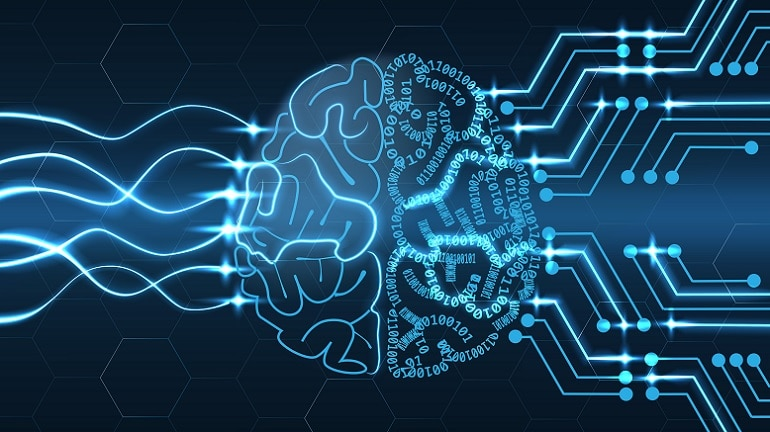
#> input picture imagem.jpg, 770 x 432 px, given in place of video, which was not available
$ python webcam-problema.py
#> lines starting #> are read from the running program, lines starting #| are printed output that depends on the picture; after the words box and inside, x2 and y2 are one past the last pixel; in counts of white or black regions, pixels touching at a corner belong together; pictures that were not available may be replaced by others from this repository, and a replacement may not be noted
#> further down, frame is the input picture: shape (432, 770, 3); mean B, G, R 92.8, 65.8, 25.6
#!/usr/bin/python
# -*- coding: utf-8 -*-

# Programa simples com camera webcam e opencv

import cv2
import os, sys, os.path
import numpy as np
import math

# Ciano
image_lower_hsv1 = np.array([70, 50, 80])
image_upper_hsv1 = np.array([100, 255, 255])

# Vermelho
image_lower_hsv2 = np.array([0, 80, 60])
image_upper_hsv2 = np.array([10, 255, 255])


def filtro_de_cor(img_bgr, low_hsv, high_hsv):
    img = cv2.cvtColor(img_bgr, cv2.COLOR_BGR2HSV)
#> img: shape (432, 770, 3); mean H, S, V 102.9, 199.4, 92.8
    mask = cv2.inRange(img, low_hsv, high_hsv)
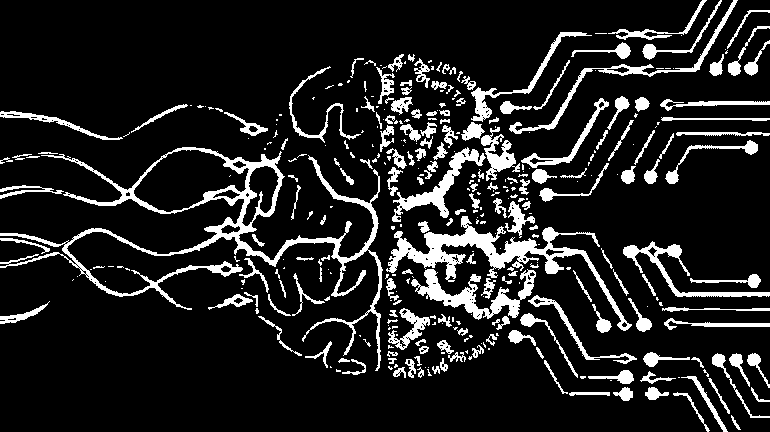
#> mask: shape (432, 770); 13.1% white; 357 white regions (175 under 20 px)
    return mask


def mascara_or(mask1, mask2):
    mask = cv2.bitwise_or(mask1, mask2)
    return mask


def desenha_cruz(img, cX, cY, size, color):
    cv2.line(img, (cX - size, cY), (cX + size, cY), color, 5)
    cv2.line(img, (cX, cY - size), (cX, cY + size), color, 5)


def escreve_texto(img, text, origem, color):

    font = cv2.FONT_HERSHEY_SIMPLEX
    cv2.putText(img, str(text), origem, font, 1, color, 2, cv2.LINE_AA)


def image_da_webcam(img):

    mask_hsv1 = filtro_de_cor(img, image_lower_hsv1, image_upper_hsv1)
    mask_hsv2 = filtro_de_cor(img, image_lower_hsv2, image_upper_hsv2)
#> in filtro_de_cor (call 2), `mask = cv2.inRange(img, low_hsv, high_hsv)`: mask: shape (432, 770); every value is 0

    mask_hsv = mascara_or(mask_hsv1, mask_hsv2)

    contornos, _ = cv2.findContours(mask_hsv, cv2.RETR_TREE, cv2.CHAIN_APPROX_SIMPLE)
#> contornos = 628 contours, 468 with area under 20; largest, box (x1, y1, x2, y2) and area: (0, 147, 383, 371) 12034, (133, 149, 250, 213) 4422, (386, 216, 632, 331) 3986, (411, 269, 536, 320) 1795, (392, 147, 486, 222) 1266

    mask_rgb = cv2.cvtColor(mask_hsv, cv2.COLOR_GRAY2RGB)
#> mask_rgb: shape (432, 770, 3); 13.1% white; 357 white regions (175 under 20 px), largest, box (x1, y1, x2, y2) and area: (0, 147, 383, 371) 7947, (386, 216, 632, 331) 4458, (411, 269, 536, 320) 2001
    contornos_img = mask_rgb.copy()

    maior = None
    maior_area = 0
    segunda_maior = None
    segunda_maior_area = 0
    for c in contornos:
        area = cv2.contourArea(c)
        if area > maior_area:
            if maior_area > segunda_maior_area:
                segunda_maior_area = maior_area
                segunda_maior = maior
            maior_area = area
            maior = c
        elif area > segunda_maior_area:
            segunda_maior_area = area
            segunda_maior = c
#> this loop made 628 passes
#> (area, segunda_maior_area, maior_area) on passes 2, 5, 10, 93, 103, 177, 245, 386: (91, 27.5, 91), (143.5, 91, 143.5), (234.5, 143.5, 234.5), (290.5, 234.5, 290.5), (534, 290.5, 534), (1795, 534, 1795), (3985.5, 1795, 3985.5), (12033.5, 3985.5, 12033.5)
#> (area, segunda_maior_area) on passes 3, 6, 13, 46, 101, 142: (84, 84), (138, 138), (214, 214), (225, 225), (247, 247), (481.5, 481.5)
#> after the loop, maior = contour of 1789 points, box (x1, y1, x2, y2) (0, 147, 383, 371), area 12034; maior_area = 12033.5; segunda_maior = contour of 150 points, box (x1, y1, x2, y2) (133, 149, 250, 213), area 4422; segunda_maior_area = 4422

    M = cv2.moments(maior)
#> M = moments, m00 12033.5, centre m10/m00, m01/m00 = (215.5, 207.1)
    M2 = cv2.moments(segunda_maior)
#> M2 = moments, m00 4422, centre m10/m00, m01/m00 = (186.5, 179.6)

    # Verifica se existe alguma para calcular, se sim calcula e exibe no display
    if M["m00"] != 0 and M2["m00"] != 0:
        cX = int(M["m10"] / M["m00"])
#> cX = 215
        cY = int(M["m01"] / M["m00"])
#> cY = 207

        cX2 = int(M2["m10"] / M2["m00"])
#> cX2 = 186
        cY2 = int(M2["m01"] / M2["m00"])
#> cY2 = 179

        cv2.drawContours(contornos_img, [maior], -1, [255, 0, 0], 5)
        cv2.drawContours(contornos_img, [segunda_maior], -1, [255, 0, 0], 5)
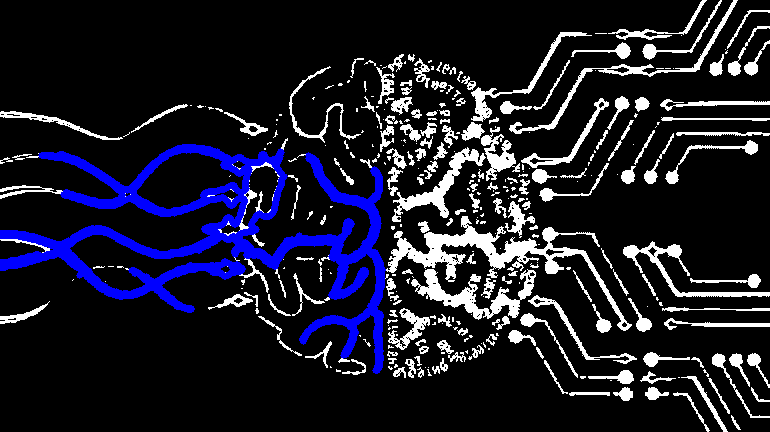
#> contornos_img: shape (432, 770, 3); mean B, G, R 41.6, 27.4, 27.4

        # faz a cruz no centro de massa
        desenha_cruz(contornos_img, cX, cY, 20, (0, 0, 255))
        desenha_cruz(contornos_img, cX2, cY2, 20, (0, 0, 255))

        # Para escrever vamos definir uma fonte
        text1 = cX, cY
#> text1 = (215, 207)
        text2 = cX2, cY2
#> text2 = (186, 179)

        escreve_texto(contornos_img, text1, (400, cY), (0, 0, 255))
        escreve_texto(contornos_img, text2, (400, cY2), (0, 0, 255))
#> call 2 of escreve_texto, with text = (186, 179), origem = (400, 179), color = (0, 0, 255)
#> in escreve_texto (call 2), `cv2.putText(img, str(text), origem, font, 1, color, 2, cv2.LINE_AA)`:
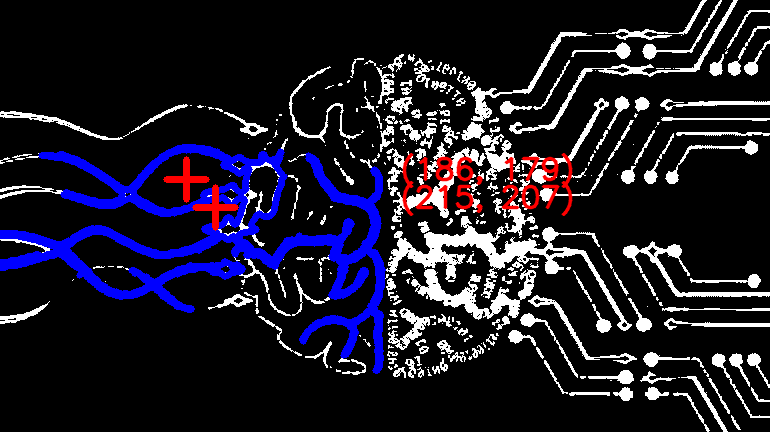
#> img: shape (432, 770, 3); mean B, G, R 40.9, 26.9, 29.7

        cv2.line(contornos_img, (cX, cY), (cX2, cY2), (0, 0, 255), 5)
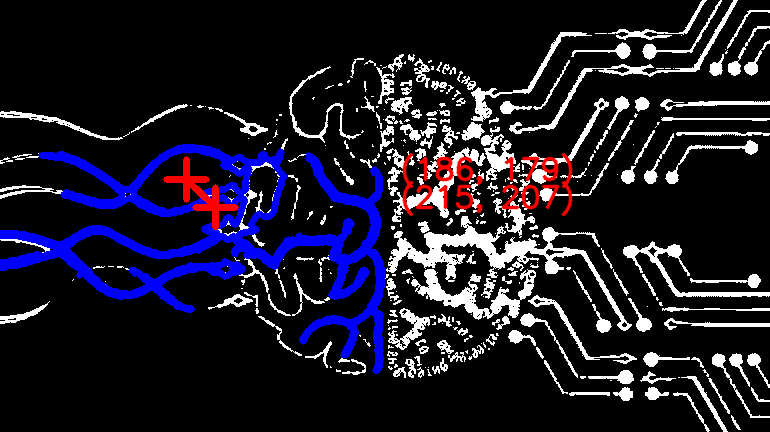
#> contornos_img: shape (432, 770, 3); 0.06% of pixels changed, all inside (x1, y1, x2, y2) = (190, 183, 212, 204)

        rad = math.atan2(cY - cY2, cX - cY2)
#> rad = 0.661
        graus = round(math.degrees(rad))
#> graus = 38

        text = 'Angulo formado: ' + str(int(graus))
#> text = 'Angulo formado: 38'
        origem = (300, contornos_img.shape[0] - 50)
#> origem = (300, 382)

        escreve_texto(contornos_img, text, origem, (0, 0, 255))
#> call 3 of escreve_texto, with text = 'Angulo formado: 38', origem = (300, 382), color = (0, 0, 255)
#> in escreve_texto (call 3), `cv2.putText(img, str(text), origem, font, 1, color, 2, cv2.LINE_AA)`:
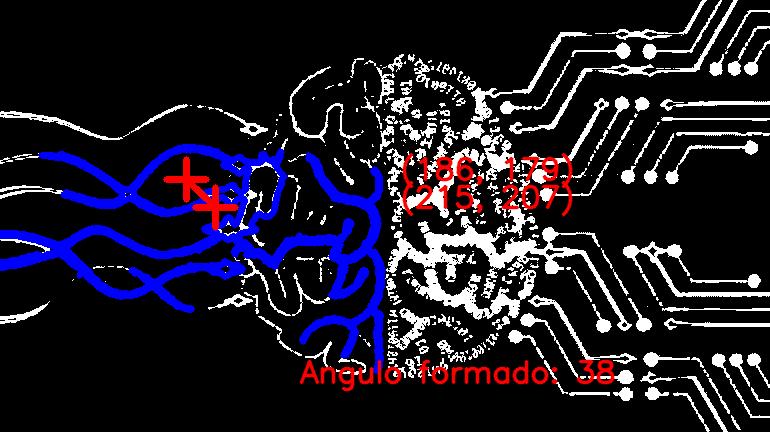
#> img: shape (432, 770, 3); 1.08% of pixels changed, all inside (x1, y1, x2, y2) = (190, 183, 615, 392)

    else:
        # se não existe nada para segmentar
        # Para escrever vamos definir uma fonte
        text1 = 'nao tem nada'
        escreve_texto(contornos_img, text1, (100, 100), (0, 0, 255))

    return contornos_img


cv2.namedWindow("preview")
# define a entrada de video para webcam
vc = cv2.VideoCapture('http://192.168.1.149:8080/video')

# configura o tamanho da janela
vc.set(cv2.CAP_PROP_FRAME_WIDTH, 640)
vc.set(cv2.CAP_PROP_FRAME_HEIGHT, 480)

if vc.isOpened():  # try to get the first frame
    rval, frame = vc.read()
else:
    rval = False

while rval:

    img = image_da_webcam(frame)  # passa o frame para a função imagem_da_webcam e recebe em img imagem tratada

    cv2.imshow("original", frame)
    cv2.imshow("preview", img)
    rval, frame = vc.read()
    key = cv2.waitKey(20)
#> (key Esc is pressed here)
    if key == 27:  # exit on ESC
        break

cv2.destroyWindow("preview")
vc.release()
